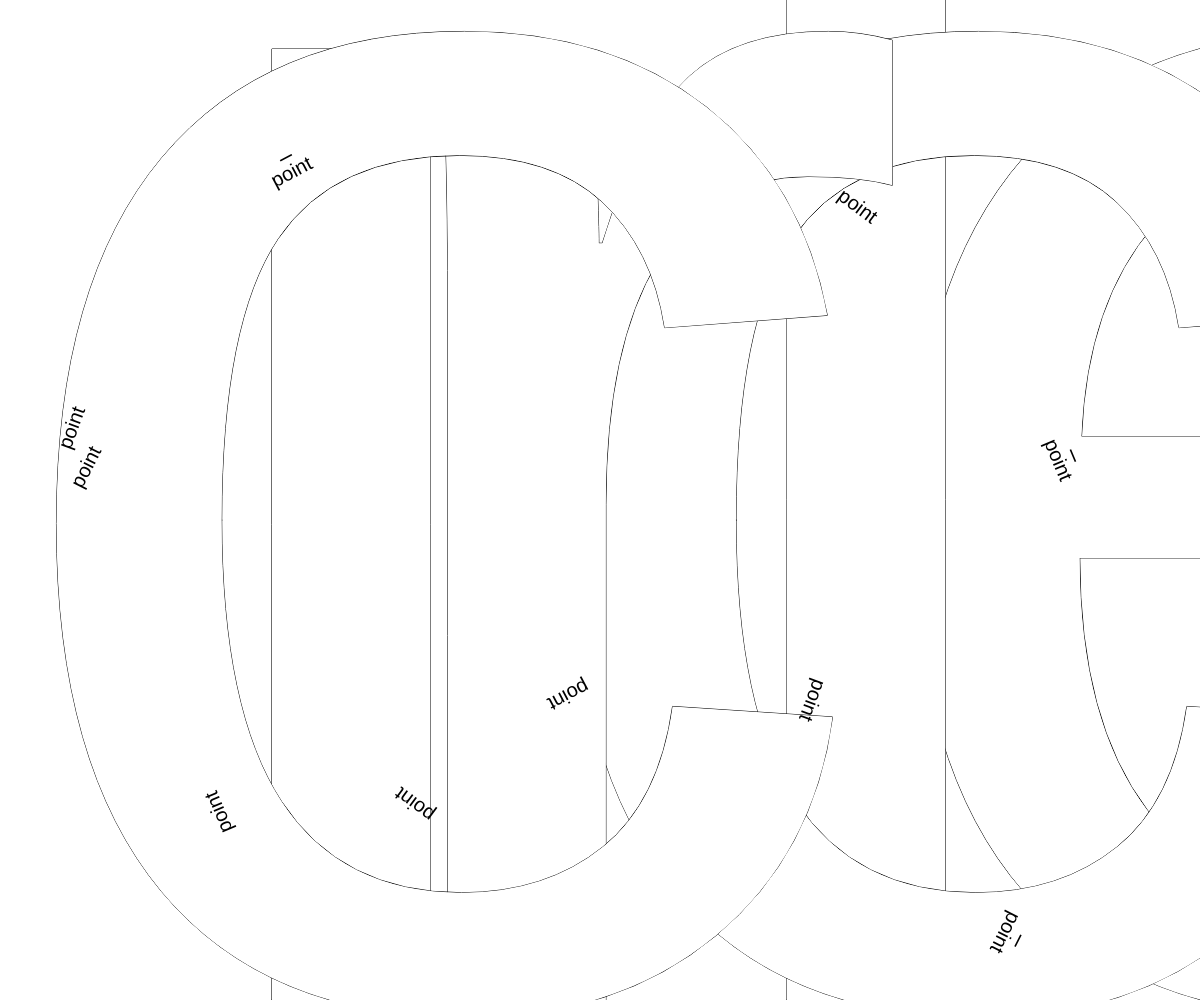
Frame 1 (no input)
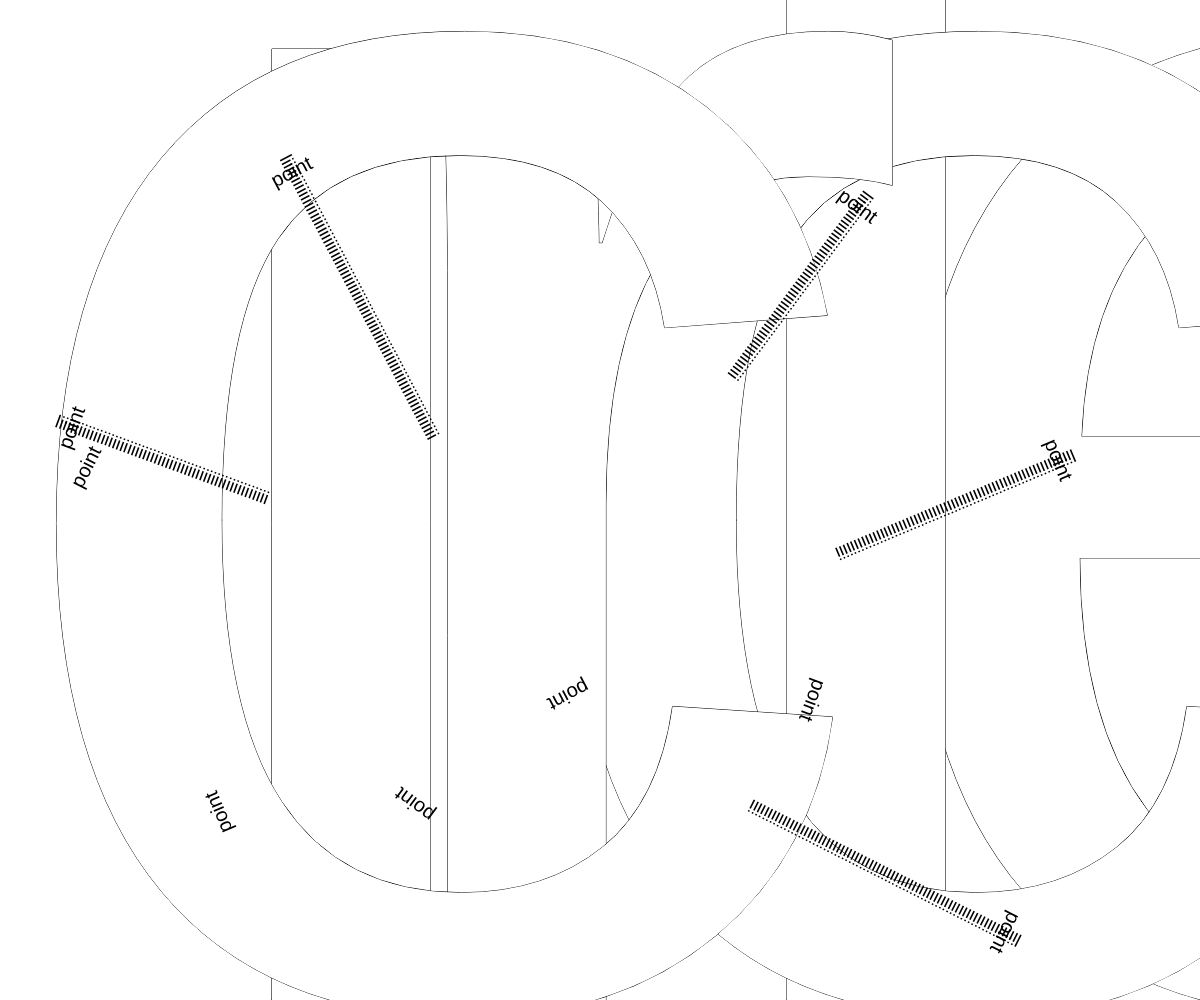
Frame 60 (no input)
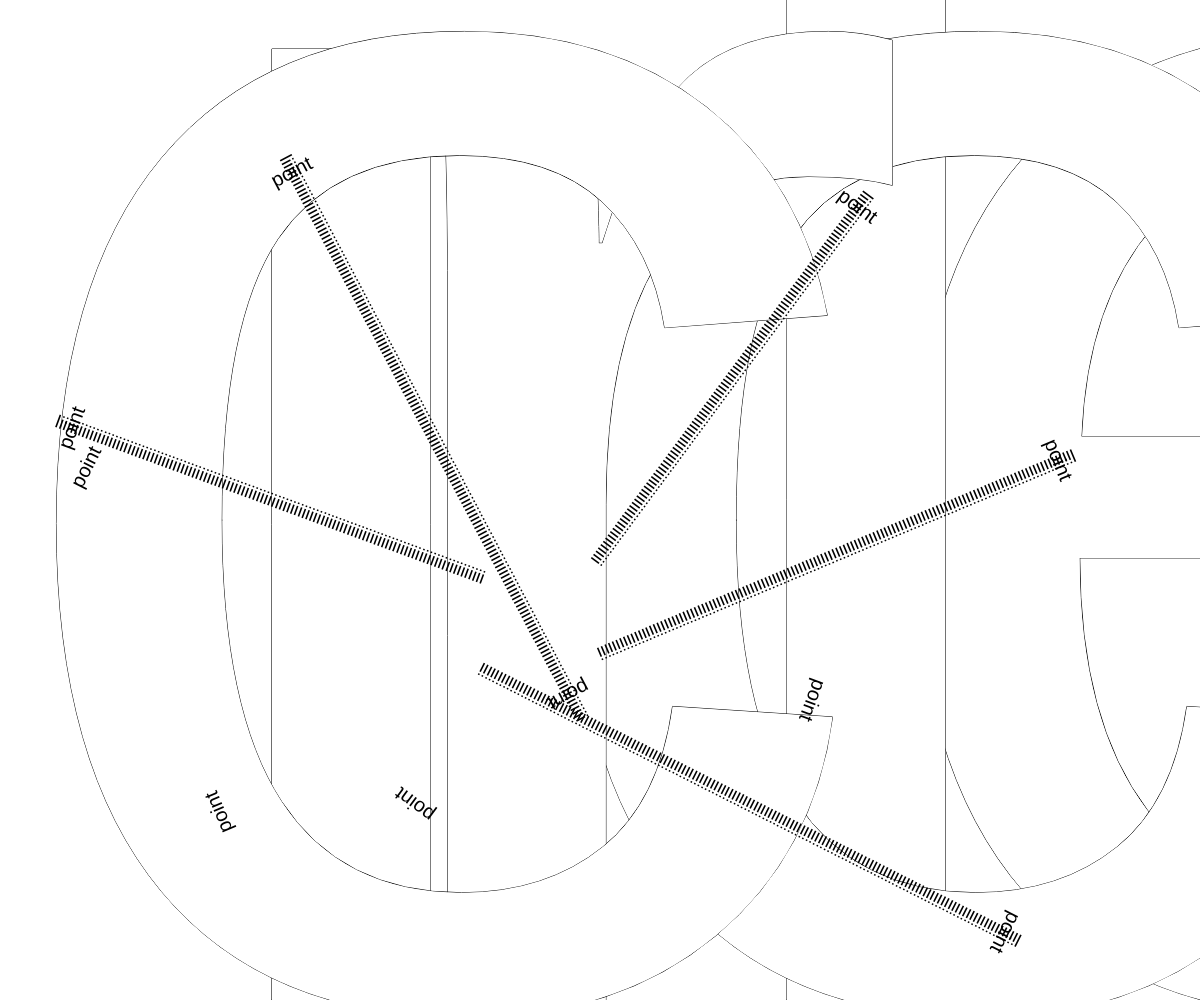
Frame 120 (the mouse pressed at the canvas centre since frame 60)

The p5.js sketch that drew these frames (run headless with seeded random() and noise() and a simulated clock; from frame 60 on, the mouse is pressed at the canvas centre):

// p5.js sketch
// ── sketch.js
let CIRCLE = "circle";
let POINT = "point";
let LINE = "line";

function drawCircle() {
  fill(255);
  stroke(0);
  textSize(1.8 * height);
  textAlign(LEFT, BASELINE);

  for (let c = CIRCLE.length - 1; c >= 0; c--) {
    let x = map(c, 0, CIRCLE.length + 1, 0, width);
    text(CIRCLE[c], x - 20, height);
  }
}

function drawPoint(p, a) {
  fill(0);
  noStroke();
  textSize(height / 50);
  textAlign(CENTER, CENTER);

  push();
  translate(p.x, p.y);
  rotate(a);
  text(POINT, 0, 0);
  pop();
}

function drawLine(p, lineTxt, lineAngle) {
  fill(0);
  noStroke();
  textSize(height / 55);
  textAlign(LEFT, CENTER);

  let elapsedTime = millis() - p.t;
  let drawTextLength = min(elapsedTime / p.d, lineTxt.length);
  let drawText = lineTxt.slice(0, drawTextLength);

  push();
  translate(p.x, p.y);
  rotate(lineAngle);
  text(drawText, -textSize(), 0);
  pop();
}

function drawLineAndPoints(p0, p1) {
  let lineAngle = atan2(p1.y - p0.y, p1.x - p0.x);
  let lineLength = dist(p0.x, p0.y, p1.x, p1.y);
  let lineTxt = LINE;

  for (let i = 0; i < lineLength / 3; i++) {
    lineTxt = lineTxt.replace("li", "lii");
  }

  drawLine(p0, lineTxt, lineAngle);
  drawPoint(p0, lineAngle - HALF_PI);
  drawPoint(p1, lineAngle + HALF_PI);
}

function createPoint() {
  return {
    x: random(width),
    y: random(height),
    t: millis(),
    d: random(10, 20),
  };
}

let points;

function setup() {
  createCanvas(windowWidth, windowHeight);
  points = [];
  mouseClicked();
}

function draw() {
  background(255);
  drawCircle();

  for (let i = 0; i < points.length; i += 2) {
    drawLineAndPoints(points[i], points[i + 1]);
  }
}

function mouseClicked() {
  for (let c = 0; c < 10; c++) {
    points.push(createPoint());
  }
}
